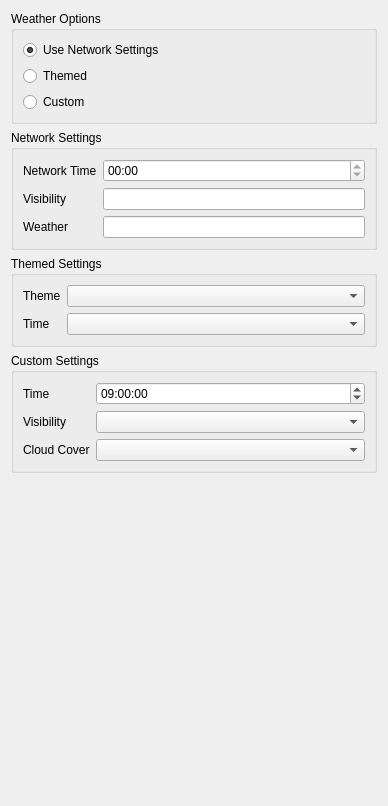
              <widget class="QWidget" name="scrollAreaWidgetContents_3">
               <property name="geometry">
                <rect>
                 <x>0</x>
                 <y>0</y>
                 <width>388</width>
                 <height>806</height>
                </rect>
               </property>
               <layout class="QVBoxLayout" name="verticalLayout_3">
                <item>
                 <widget class="QGroupBox" name="mWeatherGroupBox">
                  <property name="sizePolicy">
                   <sizepolicy hsizetype="Preferred" vsizetype="Minimum">
                    <horstretch>0</horstretch>
                    <verstretch>0</verstretch>
                   </sizepolicy>
                  </property>
                  <property name="title">
                   <string>Weather Options</string>
                  </property>
                  <layout class="QVBoxLayout">
                   <item>
                    <widget class="QRadioButton" name="mWeatherUseNetworkSettingsRadioButton">
                     <property name="text">
                      <string>Use Network Settings</string>
                     </property>
                     <property name="checked">
                      <bool>true</bool>
                     </property>
                    </widget>
                   </item>
                   <item>
                    <widget class="QRadioButton" name="mWeatherThemedRadioButton">
                     <property name="text">
                      <string>Themed</string>
                     </property>
                     <property name="checked">
                      <bool>false</bool>
                     </property>
                    </widget>
                   </item>
                   <item>
                    <widget class="QRadioButton" name="mWeatherCustomRadioButton">
                     <property name="text">
                      <string>Custom</string>
                     </property>
                    </widget>
                   </item>
                  </layout>
                 </widget>
                </item>
                <item>
                 <widget class="QGroupBox" name="mNetSetGroupBox">
                  <property name="sizePolicy">
                   <sizepolicy hsizetype="Preferred" vsizetype="Minimum">
                    <horstretch>0</horstretch>
                    <verstretch>0</verstretch>
                   </sizepolicy>
                  </property>
                  <property name="title">
                   <string>Network Settings</string>
                  </property>
                  <layout class="QFormLayout" name="formLayout_4">
                   <item row="0" column="0">
                    <widget class="QLabel" name="mNetworkTimeLabel_2">
                     <property name="text">
                      <string>Network Time</string>
                     </property>
                    </widget>
                   </item>
                   <item row="0" column="1">
                    <widget class="QTimeEdit" name="mNetworkTimeTimeEdit">
                     <property name="toolTip">
                      <string>The time of the network of the current network connection</string>
                     </property>
                     <property name="readOnly">
                      <bool>true</bool>
                     </property>
                     <property name="maximumDate">
                      <date>
                       <year>2000</year>
                       <month>1</month>
                       <day>1</day>
                      </date>
                     </property>
                     <property name="displayFormat">
                      <string>hh:mm</string>
                     </property>
                    </widget>
                   </item>
                   <item row="1" column="0">
                    <widget class="QLabel" name="mVisibilityLabel_2">
                     <property name="text">
                      <string>Visibility</string>
                     </property>
                    </widget>
                   </item>
                   <item row="1" column="1">
                    <widget class="QLineEdit" name="mVisibilityLineEdit">
                     <property name="toolTip">
                      <string>The visibility of the network of the current network connection</string>
                     </property>
                     <property name="readOnly">
                      <bool>true</bool>
                     </property>
                    </widget>
                   </item>
                   <item row="2" column="0">
                    <widget class="QLabel" name="mWeatherLabel_2">
                     <property name="text">
                      <string>Weather</string>
                     </property>
                    </widget>
                   </item>
                   <item row="2" column="1">
                    <widget class="QLineEdit" name="mWeatherLineEdit">
                     <property name="toolTip">
                      <string>The weather of the network of the current network connection</string>
                     </property>
                     <property name="readOnly">
                      <bool>true</bool>
                     </property>
                    </widget>
                   </item>
                  </layout>
                 </widget>
                </item>
                <item>
                 <widget class="QGroupBox" name="mThemedSettingsGroupBox">
                  <property name="sizePolicy">
                   <sizepolicy hsizetype="Preferred" vsizetype="Minimum">
                    <horstretch>0</horstretch>
                    <verstretch>0</verstretch>
                   </sizepolicy>
                  </property>
                  <property name="title">
                   <string>Themed Settings</string>
                  </property>
                  <layout class="QFormLayout" name="formLayout_5">
                   <item row="0" column="0">
                    <widget class="QLabel" name="mThemeLabel">
                     <property name="text">
                      <string>Theme</string>
                     </property>
                    </widget>
                   </item>
                   <item row="0" column="1">
                    <widget class="QComboBox" name="mThemeComboBox">
                     <property name="sizePolicy">
                      <sizepolicy hsizetype="Preferred" vsizetype="Fixed">
                       <horstretch>1</horstretch>
                       <verstretch>0</verstretch>
                      </sizepolicy>
                     </property>
                    </widget>
                   </item>
                   <item row="1" column="0">
                    <widget class="QLabel" name="mTimeLabel">
                     <property name="text">
                      <string>Time</string>
                     </property>
                    </widget>
                   </item>
                   <item row="1" column="1">
                    <widget class="QComboBox" name="mTimeComboBox"/>
                   </item>
                  </layout>
                 </widget>
                </item>
                <item>
                 <widget class="QGroupBox" name="mCustomSettingsGroupBox">
                  <property name="sizePolicy">
                   <sizepolicy hsizetype="Preferred" vsizetype="Minimum">
                    <horstretch>0</horstretch>
                    <verstretch>0</verstretch>
                   </sizepolicy>
                  </property>
                  <property name="title">
                   <string>Custom Settings</string>
                  </property>
                  <layout class="QFormLayout" name="formLayout_6">
                   <item row="0" column="0">
                    <widget class="QLabel" name="mCustomTimeLabel">
                     <property name="text">
                      <string>Time</string>
                     </property>
                    </widget>
                   </item>
                   <item row="0" column="1">
                    <widget class="QTimeEdit" name="mCustomTimeEdit">
                     <property name="sizePolicy">
                      <sizepolicy hsizetype="Minimum" vsizetype="Fixed">
                       <horstretch>1</horstretch>
                       <verstretch>0</verstretch>
                      </sizepolicy>
                     </property>
                     <property name="wrapping">
                      <bool>true</bool>
                     </property>
                     <property name="buttonSymbols">
                      <enum>QAbstractSpinBox::UpDownArrows</enum>
                     </property>
                     <property name="accelerated">
                      <bool>true</bool>
                     </property>
                     <property name="correctionMode">
                      <enum>QAbstractSpinBox::CorrectToNearestValue</enum>
                     </property>
                     <property name="displayFormat">
                      <string>hh:mm:ss</string>
                     </property>
                     <property name="calendarPopup">
                      <bool>true</bool>
                     </property>
                     <property name="time">
                      <time>
                       <hour>9</hour>
                       <minute>0</minute>
                       <second>0</second>
                      </time>
                     </property>
                    </widget>
                   </item>
                   <item row="1" column="0">
                    <widget class="QLabel" name="mCustomVisibilityLabel">
                     <property name="text">
                      <string>Visibility</string>
                     </property>
                    </widget>
                   </item>
                   <item row="1" column="1">
                    <widget class="QComboBox" name="mCustomVisibilityComboBox"/>
                   </item>
                   <item row="2" column="0">
                    <widget class="QLabel" name="mCustomCloudCoverLabel">
                     <property name="text">
                      <string>Cloud Cover</string>
                     </property>
                    </widget>
                   </item>
                   <item row="2" column="1">
                    <widget class="QComboBox" name="mCustomCloudCoverComboBox"/>
                   </item>
                  </layout>
                 </widget>
                </item>
                <item>
                 <spacer>
                  <property name="orientation">
                   <enum>Qt::Vertical</enum>
                  </property>
                  <property name="sizeHint" stdset="0">
                   <size>
                    <width>20</width>
                    <height>375</height>
                   </size>
                  </property>
                 </spacer>
                </item>
               </layout>
              </widget>
